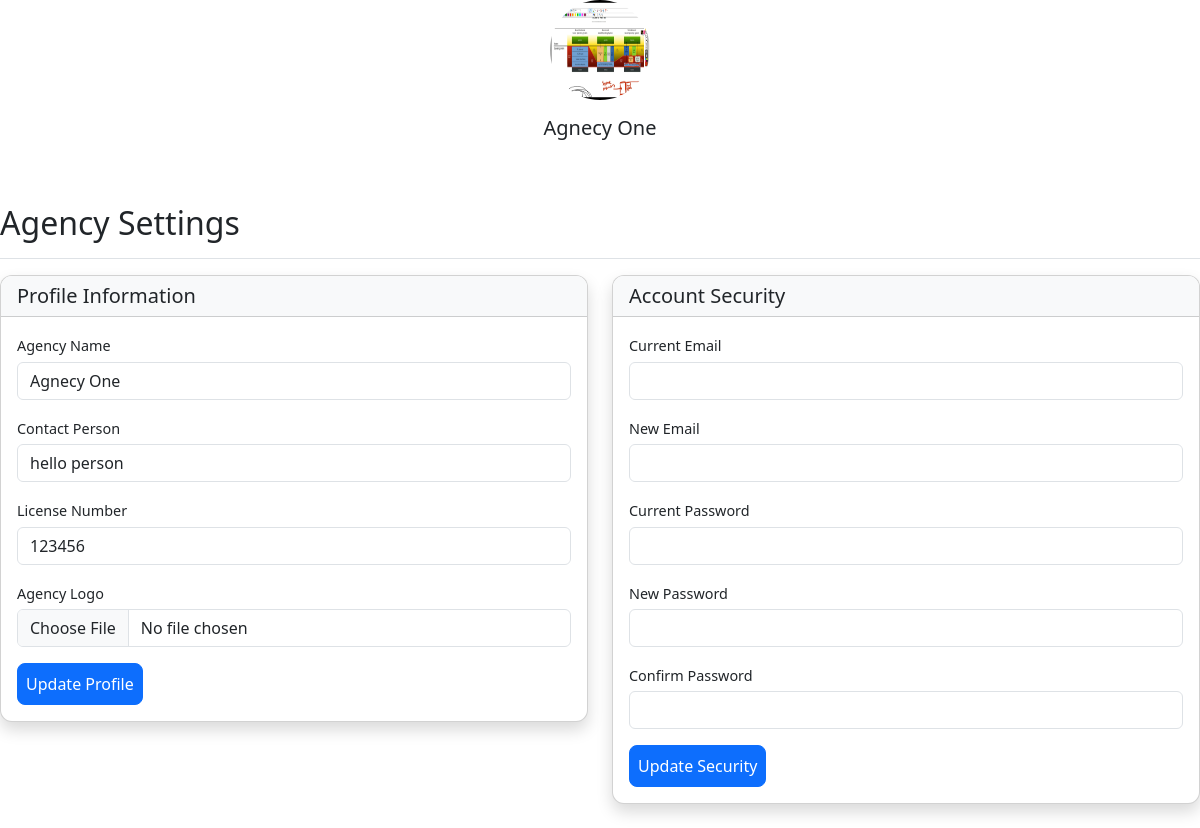
/agency-setting/ (signed in), run on the app's committed database.
### myapp/models.py (models this page shows, shortened)
class CustomUser(AbstractUser):
    ROLE_CHOICES = (
        ('ADMIN', 'Administrator'),
        ('CUSTOMER', 'Customer'),
        ('AGENCY', 'Agency'),
        ('OWNER', 'Property Owner'),
    )
    role = models.CharField(max_length=20, choices=ROLE_CHOICES, default='CUSTOMER')
    phone = models.CharField(max_length=15, blank=True)
    created_at = models.DateTimeField(auto_now_add=True)
    updated_at = models.DateTimeField(auto_now=True)

class AgencyProfile(models.Model):
    LICENSE_STATUS = [
        ('PENDING','Pending'),
        ('APPROVED','Approved'),
        ('REJECT','Reject'),
    ]
    user = models.OneToOneField(CustomUser, on_delete=models.CASCADE, related_name='agency_profile')
    agency_name = models.CharField(max_length=100)
    contact_person = models.CharField(max_length=100)
    license_number = models.CharField(max_length=50, blank=True)
    license_status = models.CharField(max_length=20,choices=LICENSE_STATUS,default='PENDING')
    address = models.TextField(blank=True)
    website = models.URLField(blank=True)
    agency_logo = models.ImageField(upload_to='agency_logos/', blank=True)

### myapp/views.py (the view)
# urls.py: path('agency-setting/',views.agencySetting,name='agency_setting'),
def agencySetting(request):
    return render(request,'agency-setting.html')

### templates/agency-setting.html (shortened to what this page needs)
{% extends 'base.html' %}
{% load static  %}
{% block content %}
<div class="text-center mb-4">
                    {% if user.agency_profile.agency_logo %}
                        <img src="{{ user.agency_profile.agency_logo.url }}" class="rounded-circle" width="100" height="100" alt="Agency Logo">
                    {% else %}
                        <div class="rounded-circle bg-secondary d-flex align-items-center justify-content-center" style="width: 100px; height: 100px;">
                            <span class="text-white">No Logo</span>
                        </div>
                    {% endif %}
                    <h5 class="mt-3">{{ user.agency_profile.agency_name }}</h5>
                </div>
            <div id="settings-section" class="py-4">
                <div class="d-flex justify-content-between flex-wrap flex-md-nowrap align-items-center pt-3 pb-2 mb-3 border-bottom">
                    <h1 class="h2">Agency Settings</h1>
                </div>
                <div class="row">
                    <div class="col-md-6">
                        <div class="card shadow mb-4">
                            <div class="card-header bg-light">
                                <h5 class="mb-0">Profile Information</h5>
                            </div>
                            <div class="card-body">
                                <form method="post" enctype="multipart/form-data">
                                    <div class="mb-3">
                                        <label for="agencyName" class="form-label">Agency Name</label>
                                        <input type="text" class="form-control" id="agencyName"
                                               value="{{ user.agency_profile.agency_name }}" name="agency_name">
                                    </div>
                                    <div class="mb-3">
                                        <label for="contactPerson" class="form-label">Contact Person</label>
                                        <input type="text" class="form-control" id="contactPerson"
                                               value="{{ user.agency_profile.contact_person }}" name="contact_person">
                                    </div>
                                    <div class="mb-3">
                                        <label for="licenseNumber" class="form-label">License Number</label>
                                        <input type="text" class="form-control" id="licenseNumber"
                                               value="{{ user.agency_profile.license_number }}" name="license_number">
                                    </div>
                                    <div class="mb-3">
                                        <label for="agencyLogo" class="form-label">Agency Logo</label>
                                        <input type="file" class="form-control" id="agencyLogo" name="agency_logo">
                                    </div>
                                    <button type="submit" class="btn btn-primary">Update Profile</button>
                                </form>
                            </div>
                        </div>
                    </div>
                    <div class="col-md-6">
                        <div class="card shadow">
                            <div class="card-header bg-light">
                                <h5 class="mb-0">Account Security</h5>
                            </div>
                            <div class="card-body">
                                <form method="post">
                                    <div class="mb-3">
                                        <label for="currentEmail" class="form-label">Current Email</label>
                                        <input type="email" class="form-control" id="currentEmail"
                                               value="{{ user.email }}" readonly>
                                    </div>
                                    <div class="mb-3">
                                        <label for="newEmail" class="form-label">New Email</label>
                                        <input type="email" class="form-control" id="newEmail" name="email">
                                    </div>
                                    <div class="mb-3">
                                        <label for="currentPassword" class="form-label">Current Password</label>
                                        <input type="password" class="form-control" id="currentPassword" name="current_password">
                                    </div>
                                    <div class="mb-3">
                                        <label for="newPassword" class="form-label">New Password</label>
                                        <input type="password" class="form-control" id="newPassword" name="new_password">
                                    </div>
                                    <div class="mb-3">
                                        <label for="confirmPassword" class="form-label">Confirm Password</label>
                                        <input type="password" class="form-control" id="confirmPassword" name="confirm_password">
                                    </div>
                                    <button type="submit" class="btn btn-primary">Update Security</button>
                                </form>
                            </div>
                        </div>
                    </div>
                </div>
            </div>
{% endblock content %}

### templates/base.html (style rules this page uses)
.form-label { font-size: 0.9rem; margin-bottom: 0.3rem; }
.btn-primary { padding: 0.5rem; border-radius: 8px; }
.card { border-radius: 12px; overflow: hidden; transition: transform 0.2s; }

### data on the page
CustomUser: agency_profile.agency_logo (picture), agency_profile.agency_name "Agnecy One", agency_name "Agnecy One", contact_person "hello person", license_number "123456"
